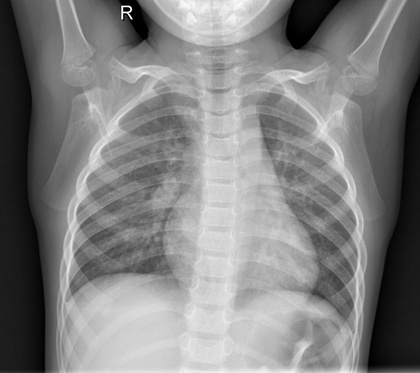
%> input picture Training Data/NORMAL/IM-0115-0001.jpeg, 420 x 373 px, shrunk from 2090 x 1858 before the run; its folder holds only this picture in this run
$ octave PropertiesLung.m   (GNU Octave 9; MATLAB toolbox functions it lacks are replaced by stand-ins)
%> lines starting %> are read from the running program, lines starting %| are printed output that depends on the picture; in (x1, y1, x2, y2) boxes, pixels count from 0 and x2, y2 are one past the last pixel; in counts of white or black regions, pixels touching at a corner belong together; the program's own positions count from 1
%> further down, I is the input picture: size 373x420 uint8; min 0, max 255, mean 128.9
### LungScan.m
function LungScanFinal = LungScan(I)

% Team Name: CONP Apps
% Group Members:Chelsea,Omar,Nico,Peyton
% Course: BME3053C Computer Applications for BME
% Term: Fall 2020
% J. Crayton Pruitt Family Department of Biomedical Engineering
% University of Florida

%Functions results in a B&W Picture where inside of lungs are white and outside(or
%infront of heart) is black

%this is used to find where the lungs are in any chest xray

sz = floor(length(I)/30);
%> sz = 14
% Set GS and Adjust Contrast
I = im2gray(I);
testAdj = imadjust(I);
% Invert color
testinv = 255 - testAdj;
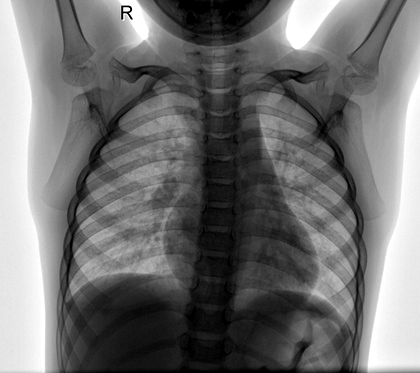
%> testinv: size 373x420 uint8; min 0, max 255, mean 111.9
% Clear Border
testinvclr = imclearborder(testinv);
% Invert
testclr = 255 - testinvclr;
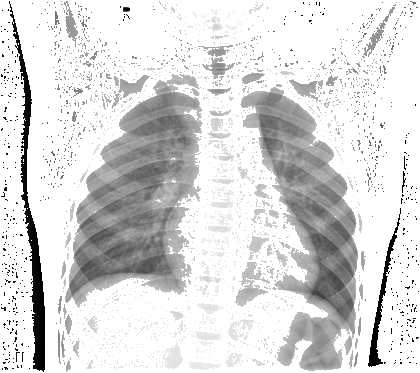
%> testclr: size 373x420 uint8; min 0, max 255, mean 217.6
% Threshold
testclr(testclr>210) = 0;
% Binarize
BWtest = imbinarize(testclr,'adaptive');
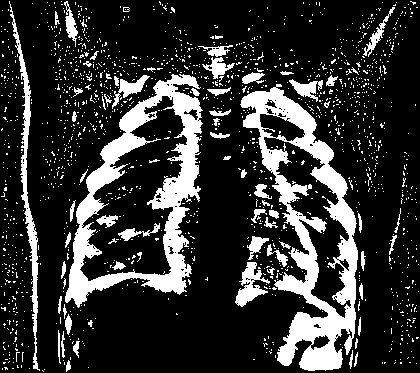
%> BWtest: size 373x420 logical; 20.1% white; 1598 white regions (1531 under 20 px), largest, box (x1, y1, x2, y2) and area: (240, 84, 358, 371) 10894, (65, 74, 203, 308) 9453, (9, 1, 40, 371) 1755
% Structural Element
SE = strel('disk',sz);
%> SE = {Dimensionality 2}
SE2 = strel('diamond',sz);
%> SE2 = {Dimensionality 2}
% Close Image
LungScan1 = imclose(BWtest,SE);
%> LungScan1: size 373x420 logical; 68.5% white; 5 black regions, box (x1, y1, x2, y2) and area: (0, 0, 420, 373) 44168, (32, 198, 67, 266) 1854, (359, 191, 401, 253) 1734, (25, 46, 55, 90) 1064, (137, 163, 164, 190) 577
LungScan2 = imclose(LungScan1,SE2);
%> LungScan2: size 373x420 logical; 70.7% white; 4 black regions, box (x1, y1, x2, y2) and area: (0, 0, 420, 373) 42637, (359, 191, 401, 253) 1472, (32, 198, 67, 242) 1003, (25, 46, 55, 86) 728
% Fill gaps
LungArea = imfill(LungScan2,'holes');
%> LungArea: size 373x420 logical; 74% white; 1 black region, box (x1, y1, x2, y2) and area: (0, 0, 420, 373) 40705

%%
%Cleanup of extra bits

% Split pic in half
R = LungArea(:,(end/2):end);
%> R: size 373x211 logical; 70.6% white; 1 black region, box (x1, y1, x2, y2) and area: (0, 0, 211, 373) 23115
L = LungArea(:,1:(end/2));
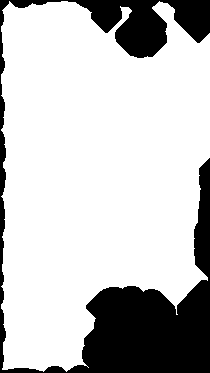
%> L: size 373x210 logical; 77.2% white; 1 black region, box (x1, y1, x2, y2) and area: (0, 0, 210, 373) 17838
% Pull Largest Blob on Right
LungRScan = bwlabeln(R);
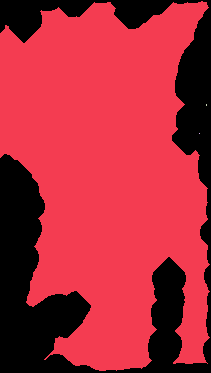
%> LungRScan: size 373x211 double; 4 distinct labels, from 0 to 3; one colour per label, 0 black
Rstats = regionprops(LungRScan,'Area',"Centroid");
%> Rstats = 3 regions; Area and Centroid: 55585 [109.2 175], 2 [207 105.5], 1 [200 134]
RA = [Rstats.Area];
%> RA = [55585 1 2]
RA = find(RA == max(RA));
%> RA = 1
LungRScan(LungRScan~=RA) = 0;
%> LungRScan: size 373x211 double; values 0 (black) and 1 (white), 70.6% white; 1 black region, box (x1, y1, x2, y2) and area: (0, 0, 211, 373) 23118
% Pull Largest Blob on Left
LungLScan = bwlabeln(L);
Lstats = regionprops(LungLScan,'Area','Centroid');
%> Lstats = 1 region; Area and Centroid: 60492 [95.7 173.5]
LA = [Lstats.Area];
%> LA = 60492
LA = find(LA == max(LA));
%> LA = 1
LungLScan(LungLScan~=LA) = 0;
% Concatenate both sides
LungScanFinal = [LungLScan LungRScan];
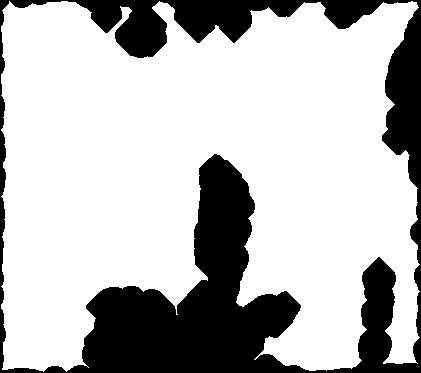
%> LungScanFinal: size 373x421 double; values 0 (black) and 1 (white), 73.9% white; 1 black region, box (x1, y1, x2, y2) and area: (0, 0, 421, 373) 40956
end

### Sml2Lrg.m
function ratio = Sml2Lrg(I)

% Team Name: CONP Apps
% Group Members:Chelsea,Omar,Nico,Peyton
% Course: BME3053C Computer Applications for BME
% Term: Fall 2020
% J. Crayton Pruitt Family Department of Biomedical Engineering
% University of Florida

% Establishes a function that will find the ratio of the small lung in LungScan versus the large lung in LungScan;

    F = LungScan(I);
    % Uses LungScan which shows the area of the lungs that are darker, or don't have pneumonia
    t = 0;
    % initialize t, which is a counter
    for i = 1:size(F,1)
    % goes to the end of the row value of F
        for j = 1:size(F,2)
        % goes to the end of the column value in F
            if F(i,j) == 1
                if sum(F(1:end,j+1)) == 0
                t = t +1;
                tight(t) = j;
                end
            end
            % if the pixel is white and the next row over is completely dark or equal to zero
            % then add the column value of that pixel into vector tight
        end
    end
%> after the loop, t = 3; tight = [420 420 420]
    tight = min(tight);
%> tight = 420
    % take the minimum value of the vector tight, which will be used to split the image F between left and right;
    Fl = F(:,1:tight)
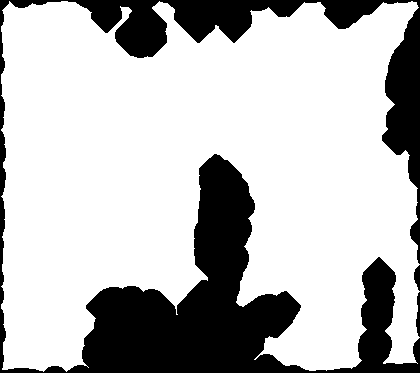
%> Fl: size 373x420 double; values 0 (black) and 1 (white), 74.1% white; 3 black regions, box (x1, y1, x2, y2) and area: (0, 0, 420, 373) 40349, (416, 292, 420, 337) 126, (414, 265, 420, 291) 108
    % splits the image F into a left image containing only the left lung
    Fr = F(:,tight:end);
%> Fr = 373 rows, first 12: [0 0; 0 0; 0 0; 0 0; 0 0; 0 0; 0 0; 0 0; 0 0; 0 0; 0 0; 0 0]
    % splits the image F into a right image containg only the right lung
    if nnz(Fl)<=nnz(Fr)
        ratio = nnz(Fl)/nnz(Fr);
    else
        ratio = nnz(Fr)/nnz(Fl);
%> ratio = 2.58e-05
    end
    % the ratio is equal to the number of non-zero elements of the smaller lung over the number of
    % non-zero elements of the larger lung
end

### PropertiesLung.m
clc; clear; close all;
%Extracting lung properties from chest x-rays

%Create datastores
dsTrain = imageDatastore("Training Data", 'IncludeSubfolders', true);
dsTest = imageDatastore("Testing Data", 'IncludeSubfolders', true);

%create tables to store data
TrainData = table('Size', [numel(dsTrain.Files) 3], 'VariableTypes', {'double', 'double', 'string'}, 'VariableNames', {'s2l', 'Int', 'State'});
TestData = table('Size', [numel(dsTest.Files) 3], 'VariableTypes', {'double', 'double', 'string'}, 'VariableNames', {'s2l', 'Int', 'State'});

%Extract the properties of each chest x-ray in the datastores
for k = 1:numel(dsTrain.Files)
    I = readimage(dsTrain,k);
%> (the run ends here)
